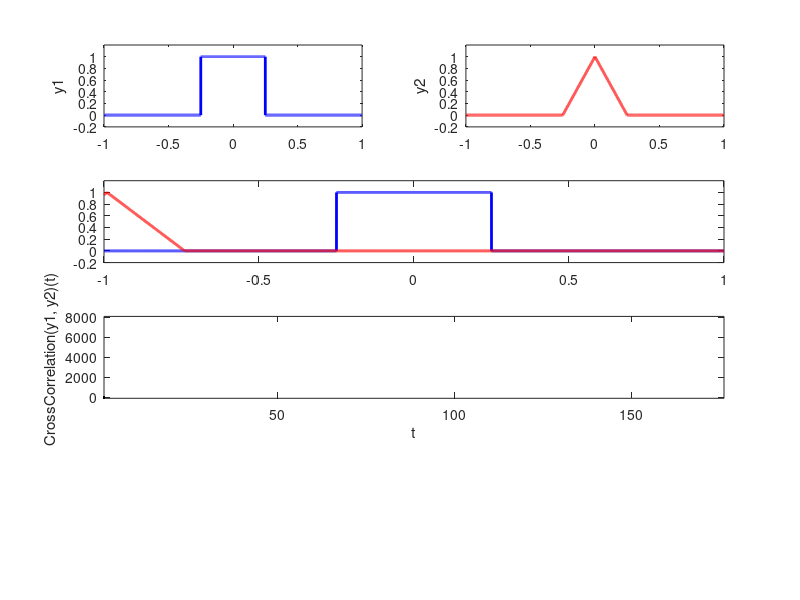
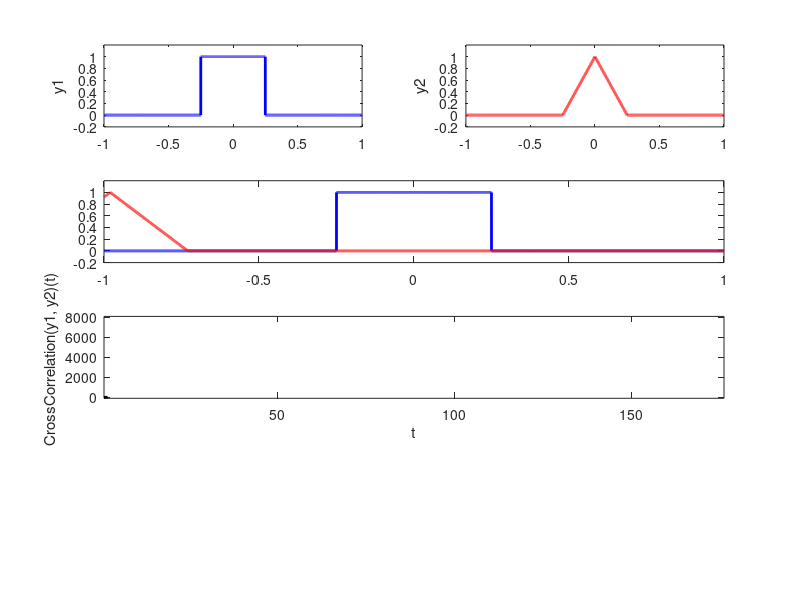
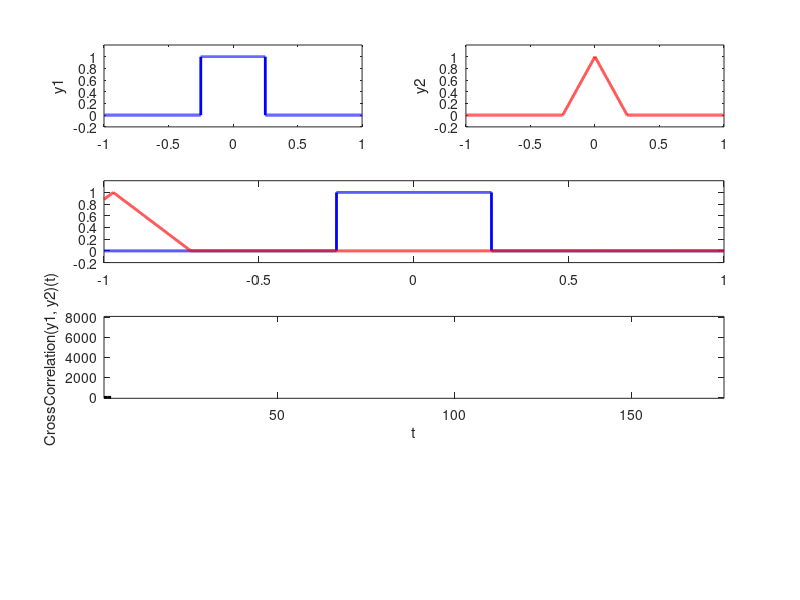
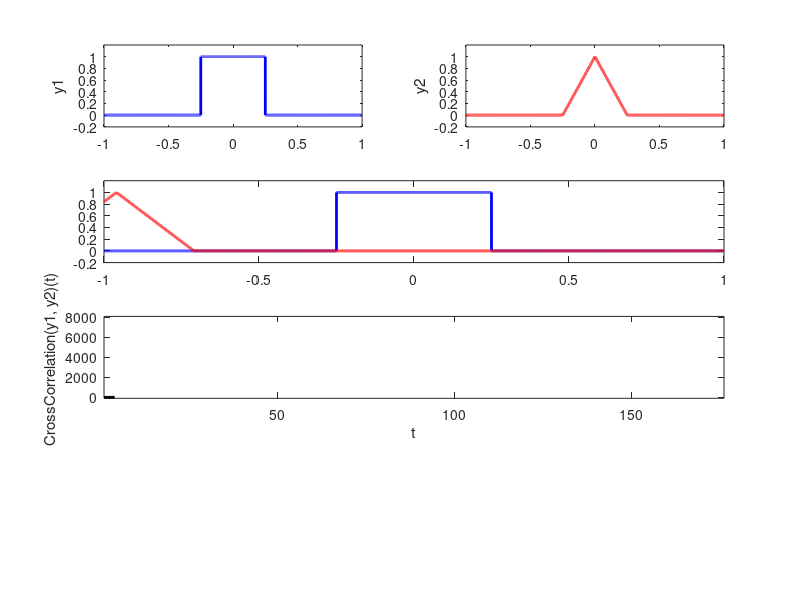

The MATLAB source for these figures, in order:
% isosceles and right angle triangle
function test = test_datatypes()

clc; close all; clear all;

% ========== init some variables:
iteration = 176;
fs = 10000;
t = -1:1/fs:1;

iterationSteps   = 1:1:iteration;
crossCorrelation = zeros(1,iteration);
convolution      = zeros(1,iteration);

set(gcf,'Color',[1 1 1]);


% ========== plot two signals (y1 and y2):
disp('Let y1 and y2 to be defined as following figures:')
disp('============================================================')
y1 = rectpuls(t,0.5);
y2 = tripuls(t,0.5,0);
subplot(4,2,1);plot(t,y1,'Color','blue','LineWidth',2),axis([-1 1 -0.2 1.2]);
ylabel('y1')
subplot(4,2,2);plot(t,y2,'Color','red','LineWidth',2),axis([-1 1 -0.2 1.2]);
ylabel('y2')


disp('Press Enter to continue ....')
pause



% ========== cross correlation of two signals (y1 and y2):
disp(' ');disp(' ')
disp('Cross Correlation of two signals (y1 and y2):')
disp('============================================================')

for i = 1:iteration
    
    moveStep = (i-100)/100;
    y1 = rectpuls(t,0.5);
    y2 = tripuls(t-moveStep,0.5,0);
    
    subplot(4,2,3:4)
    hold off;plot(t,y1,'Color','blue','LineWidth',2),axis([-1 1 -0.2 1.2]);
    hold on; plot(t,y2,'Color','red', 'LineWidth',2),axis([-1 1 -0.2 1.2]);
    
    
    crossCorrelation(i) = sum(y1.*y2);
    
    subplot(4,2,5:6)
    hold off
    plot(iterationSteps(1:i),crossCorrelation(1:i),'Color','black','LineWidth',2); axis([1 iteration -100 8.1e3]);
    xlabel('t')
    ylabel('CrossCorrelation(y1, y2)(t) ')
    print(sprintf("plot-output-tri-pyr/%05d.jpg",i));
    pause(0.05)
end


disp('Press Enter to continue ....')
pause



